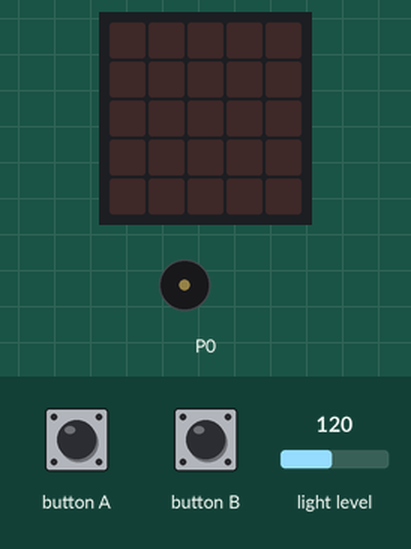
Simulated run of this program. Board: BBC micro:bit (MakeCode). Parts: the board's 5×5 LED display, buzzer (waves = sounding). The inputs (shaded band) are chosen by the test bench; at power-on: light level 120. Dim RGB values are drawn brighter than linear.

Above: at 1.2 s.
1.3 s: button A pressed for 0.15 s
At 1.65 s:
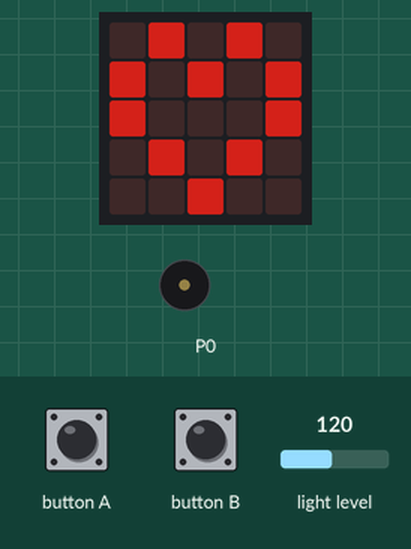
At 2.08 s:
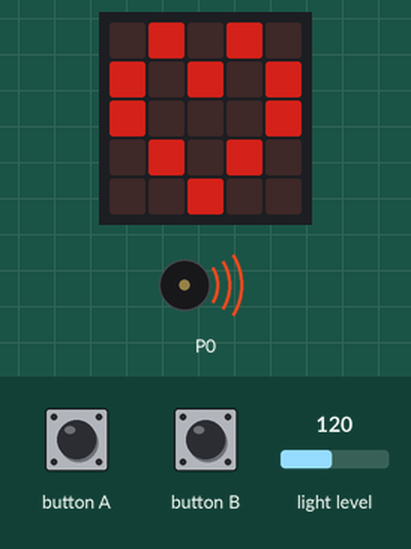
4.3 s: button B pressed for 0.15 s
At 4.65 s:
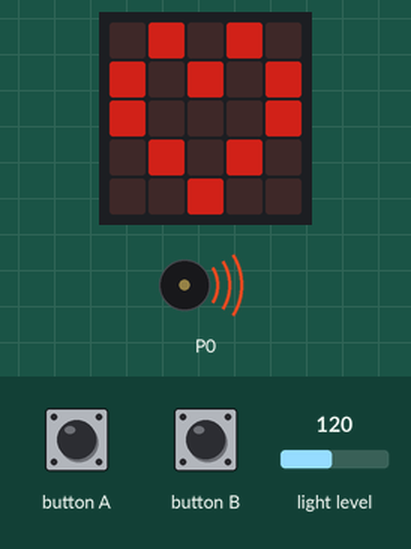
Timing chart, 0 to 10.4 s (numbered marks = the images above; inputs shaded):
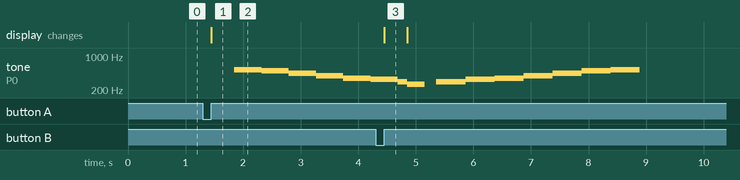

Measured:
- after the input at 1.3 s, tone on P0: plays 523 Hz for 0.47 s, 494 Hz for 0.47 s, 440 Hz for 0.47 s, 392 Hz for 0.47 s, 349 Hz for 0.47 s, 330 Hz for 0.08 s, starting after 0.55 s; the display: changes after 0.15 s (image 1)
- after the input at 4.3 s, the display: changes after 0.15 s (image 3)
- what the display in image 3 shows lasts 0.4 s, from 4.5 s to 4.9 s

The program:

main.ts
```typescript
input.onButtonPressed(Button.A, function () {
    basic.clearScreen()
    led.setBrightness(128)
    basic.showLeds(`
        . # . # .
        # . # . #
        # . . . #
        . # . # .
        . . # . .
        `)
    music.setVolume(128)
    music.playMelody("C5 B A G F E D C ", 128)
    music.playMelody("C D E F G A B C5 ", 128)
    basic.clearScreen()
})
input.onButtonPressed(Button.B, function () {
    basic.clearScreen()
    led.setBrightness(input.lightLevel())
    basic.showLeds(`
        . # . # .
        # . # . #
        # . . . #
        . # . # .
        . . # . .
        `)
    music.setVolume(input.lightLevel())
    music.playMelody("C5 B A G F E D C ", input.lightLevel())
    music.playMelody("C D E F G A B C5 ", input.lightLevel())
    basic.clearScreen()
})
```

test.ts
```typescript
// οι δοκιμές πηγαίνουν εδώ, δεν θα γίνει εκτέλεση όταν αυτό το πακέτο χρησιμοποιηθεί ως επέκταση.
```
